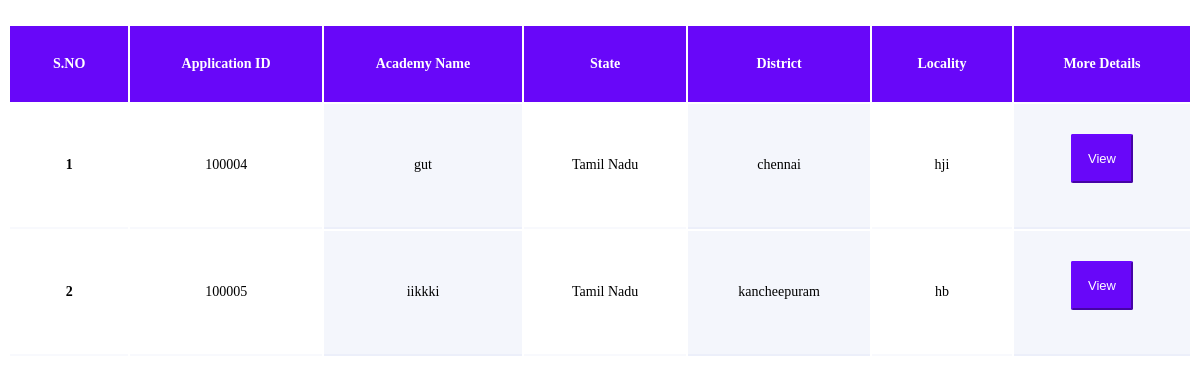
The app's page /admin/funded.php with its own data.
### tables this page shows
CREATE TABLE `application_details` (
  `KID` int(100) NOT NULL,
  `id` int(100) NOT NULL,
  `orgname` varchar(100) NOT NULL,
  `doornum` varchar(10) NOT NULL,
  `streetname` varchar(100) NOT NULL,
  `locality` varchar(50) NOT NULL,
  `district` varchar(50) NOT NULL,
  `pincode` varchar(10) NOT NULL,
  `state` varchar(25) NOT NULL,
  `phnum` varchar(20) NOT NULL,
  `faxnum` varchar(100) NOT NULL,
  `email` varchar(100) NOT NULL,
  `projectname` varchar(100) NOT NULL,
  `deadline` date NOT NULL,
  `air_name` varchar(100) NOT NULL,
  `air_location` varchar(100) NOT NULL,
  `air_distance` varchar(10) NOT NULL,
  `air_dist_km` varchar(10) NOT NULL,
  `rail_name` varchar(100) NOT NULL,
  `rail_location` varchar(100) NOT NULL,
  `rail_distance` varchar(10) NOT NULL,
  `rail_dist_km` varchar(10) NOT NULL,
  `bus_name` varchar(100) NOT NULL,
  `bus_location` varchar(100) NOT NULL,
  `bus_distance` varchar(10) NOT NULL,
  `bus_dist_km` varchar(10) NOT NULL,
  `landowner` varchar(100) NOT NULL,
  `ready` varchar(100) NOT NULL,
  `utilities1` varchar(10) NOT NULL,
  `utilities2` varchar(10) NOT NULL,
  `utilities3` varchar(10) NOT NULL,
  `estimation` varchar(100) NOT NULL,
  `evidence` varchar(100) NOT NULL,
  `quotation` varchar(100) NOT NULL,
  `schematic_plan` varchar(100) NOT NULL,
  `centre_share` varchar(1000) NOT NULL,
  `scope` varchar(1000) NOT NULL,
  `plan` varchar(1000) NOT NULL,
  `methods` varchar(1000) NOT NULL,
  `facility` varchar(1000) NOT NULL,
  `oppurtinity` varchar(1000) NOT NULL,
  `no_of_centre` varchar(10) NOT NULL,
  `availability` varchar(1000) NOT NULL,
  `no_of_players` varchar(100) NOT NULL,
  `user_base` varchar(1000) NOT NULL,
  `need` varchar(1000) NOT NULL,
  `situation_disaster` varchar(1000) NOT NULL,
  `participation` varchar(1000) NOT NULL,
  `boost` varchar(1000) NOT NULL,
  `benefits` varchar(1000) NOT NULL,
  `gender_equality` varchar(1000) NOT NULL,
  `sports_category` varchar(100) NOT NULL,
  `acknowledgement` varchar(100) NOT NULL,
  `status` int(10) NOT NULL
);

### security/decryption.php (called while the page is built, shortened)
<?php
    function decryption($input){
        $encrypted=$input;
        $a="ABCDEFGHIJKLMNOPQRSTUVWXYZabcdefghijklmnopqrstuvwxyz1234567890!@#$%^&*()_-+={}[]:;<'>,.?/| ";
        $y=0;
        $decrypted="";
        $z="";
        for($i=0;$i<strlen($a);$i++){
            if(substr($encrypted,0,1)==substr($a,$i,1)){
                $y=$i;
            }
        }
        for($i=$y;$i<91;$i++){
            $z=$z.substr($a,$i,1);
        }
        for($j=0;$j<$y;$j++){
            $z=$z.substr($a,$j,1);
        }
        for($j=1;$j<strlen($encrypted);$j++){
            for($k=0;$k<strlen($z);$k++){
                if(substr($encrypted,$j,1)==substr($z,$k,1)){
                    $decrypted=$decrypted.substr($a,$k,1);
                }
            }
        }
        return $decrypted;
    }
?>

### admin/funded.php (the view, shortened to what this page needs)
<div class="container">
            <div class="row">
				<div class="table-wrap">
                        <table class="table">
                            <thead class="thead-primary">
                                <tr>
                                    <th>S.NO</th>
                                    <th>Application ID</th>
                                    <th>Academy Name</th>
                                    <th>State</th>
                                    <th>District</th>
                                    <th>Locality</th>
                                    <th>More Details</th>
                                </tr>
                            </thead>
                                <?php
                                include '../security/decryption.php';
                                $servername = "localhost";
                                $username = "root";
                                $password = "";
                                $dbname = "kheloindia";
                                $conn = new mysqli($servername, $username, $password, $dbname);
                                $sql = "SELECT * FROM application_details where status='3' or status='4';";
                                $result = $conn->query($sql);
                                $count=1;
                                if ($result->num_rows > 0) {
                                    while($row = $result->fetch_assoc()) {
                                        echo "
                                        <tbody>
                                            <tr>
                                                <th>".$count."</th>
                                                <td>".$row['id']."</td>
                                                <td>".decryption($row['orgname'])."</td>
                                                <td>".$row['state']."</td>
                                                <td>".$row['district']."</td>
                                                <td>".$row['locality']."</td>
                                                <td>
                                                    <form id='cap-form' action='view_user.php' method='post' name='form' enctype='multipart/form-data'>
                                                        <input type='text' name='id' value='".$row['id']."' hidden>
                                                        <input class='btn btn-primary' type='submit' value='View' name='submit' />
                                                    </form>
                                                </td>
                                            </tr>
                                        </tbody>
                                        ";
                                        $count+=1;
                                    }
                                }
                                ?>
                        </table>
                    </div>
            </div>
        </div>

### admin/funded.php (style rules this page uses)
.table-wrap { overflow-x: scroll }
.table { min-width: 1000px !important; width: 100%; background: #fff; -webkit-box-shadow: 0 5px 12px -12px rgba(0, 0, 0, .29); -moz-box-shadow: 0 5px 12px -12px rgba(0, 0, 0, .29); box-shadow: 0 5px 12px -12px rgba(0, 0, 0, .29); text-align: center; }
.table thead.thead-primary { background: #6807f9 }
.table thead th { border: none; padding: 30px; font-size: 14px; color: #fff }
.table tbody tr { margin-bottom: 10px }
.table tbody th, .table tbody td { border: none; padding: 30px; font-size: 14px; background: #fff; vertical-align: middle; border-bottom: 2px solid #f8f9fd }
@media (min-width:768px) { .table tbody td:nth-child(odd) { background: #f4f6fc; border-bottom: 2px solid #eceffa } }
.btn { padding: 15px; cursor: pointer; border-width: 2px; border-radius: 2px; -webkit-box-shadow: none !important; box-shadow: none !important; font-size: 13px; font-weight: 500; -webkit-box-shadow: 0 10px 20px -6px rgba(0, 0, 0, .12); -moz-box-shadow: 0 10px 20px -6px rgba(0, 0, 0, .12); box-shadow: 0 10px 20px -6px rgba(0, 0, 0, .12) }
.btn.btn-primary { background: #6807f9; border-color: #6807f9; color: #fff }
.row { margin-top:2%; }

### records on screen
application_details: id "100004", orgname "gut", state "Tamil Nadu", district "chennai", locality "hji"
application_details: id "100005", orgname "iikkki", state "Tamil Nadu", district "kancheepuram", locality "hb"
